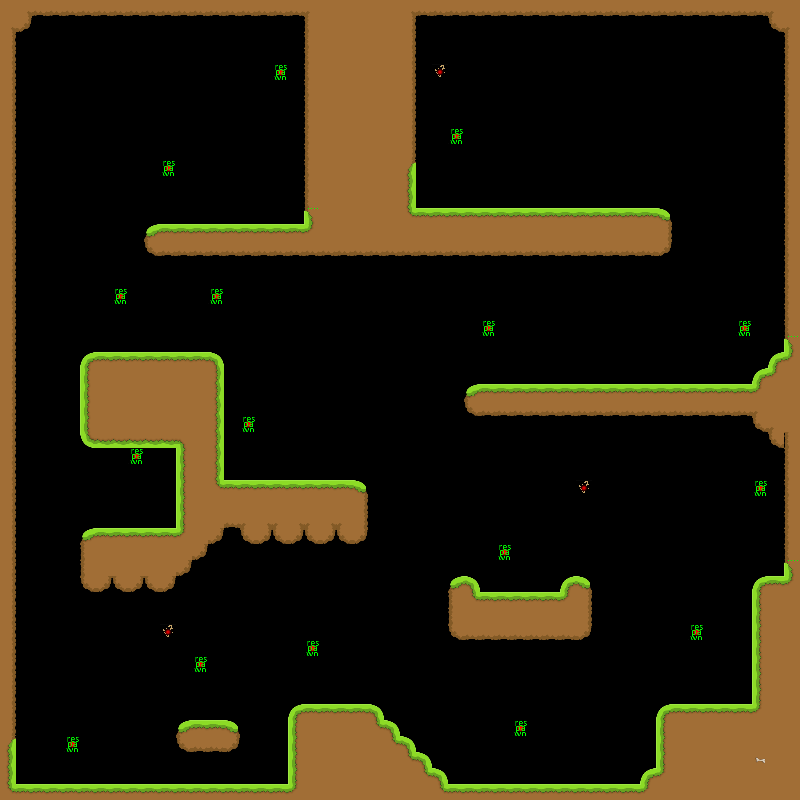

Below is a game level as drawn by its tile map, then a one-line description and the .tmx that defines it (tile-layer data replaced by summaries):
An orthogonal 50x50 tile map with 16x16 px tiles, 1 tile layer (Ebene 1).

<map version="1.0" orientation="orthogonal" width="50" height="50" tilewidth="16" tileheight="16">
 <tileset firstgid="1" name="tiles" tilewidth="16" tileheight="16">
  <image source="../tiles/tiles_editor.png" />
  <tile id="0">
   <properties>
    <property name="respawn" value="0" />
    <property name="solid" value="0" />
   </properties>
  </tile>
  <tile id="1">
   <properties>
    <property name="respawn" value="0" />
    <property name="solid" value="1" />
   </properties>
  </tile>
  <tile id="2">
   <properties>
    <property name="respawn" value="0" />
    <property name="solid" value="1" />
   </properties>
  </tile>
  <tile id="3">
   <properties>
    <property name="respawn" value="0" />
    <property name="solid" value="1" />
   </properties>
  </tile>
  <tile id="4">
   <properties>
    <property name="respawn" value="0" />
    <property name="solid" value="1" />
   </properties>
  </tile>
  <tile id="5">
   <properties>
    <property name="respawn" value="0" />
    <property name="solid" value="1" />
   </properties>
  </tile>
  <tile id="6">
   <properties>
    <property name="respawn" value="1" />
    <property name="solid" value="0" />
   </properties>
  </tile>
  <tile id="7">
   <properties>
    <property name="respawn" value="0" />
    <property name="solid" value="1" />
   </properties>
  </tile>
  <tile id="8">
   <properties>
    <property name="respawn" value="0" />
    <property name="solid" value="1" />
   </properties>
  </tile>
  <tile id="9">
   <properties>
    <property name="respawn" value="0" />
    <property name="solid" value="1" />
   </properties>
  </tile>
  <tile id="10">
   <properties>
    <property name="respawn" value="0" />
    <property name="solid" value="1" />
   </properties>
  </tile>
  <tile id="11">
   <properties>
    <property name="respawn" value="0" />
    <property name="solid" value="1" />
   </properties>
  </tile>
  <tile id="12">
   <properties>
    <property name="respawn" value="0" />
    <property name="solid" value="1" />
   </properties>
  </tile>
  <tile id="13">
   <properties>
    <property name="respawn" value="0" />
    <property name="solid" value="1" />
   </properties>
  </tile>
  <tile id="14">
   <properties>
    <property name="respawn" value="0" />
    <property name="solid" value="1" />
   </properties>
  </tile>
  <tile id="15">
   <properties>
    <property name="respawn" value="0" />
    <property name="solid" value="1" />
   </properties>
  </tile>
  <tile id="16">
   <properties>
    <property name="respawn" value="0" />
    <property name="solid" value="1" />
   </properties>
  </tile>
  <tile id="17">
   <properties>
    <property name="respawn" value="0" />
    <property name="solid" value="1" />
   </properties>
  </tile>
  <tile id="18">
   <properties>
    <property name="respawn" value="0" />
    <property name="solid" value="1" />
   </properties>
  </tile>
  <tile id="19">
   <properties>
    <property name="respawn" value="0" />
    <property name="solid" value="1" />
   </properties>
  </tile>
  <tile id="20">
   <properties>
    <property name="respawn" value="0" />
    <property name="solid" value="1" />
   </properties>
  </tile>
  <tile id="21">
   <properties>
    <property name="respawn" value="0" />
    <property name="solid" value="1" />
   </properties>
  </tile>
  <tile id="22">
   <properties>
    <property name="respawn" value="0" />
    <property name="solid" value="1" />
   </properties>
  </tile>
  <tile id="23">
   <properties>
    <property name="respawn" value="0" />
    <property name="solid" value="1" />
   </properties>
  </tile>
  <tile id="24">
   <properties>
    <property name="respawn" value="0" />
    <property name="solid" value="1" />
   </properties>
  </tile>
  <tile id="25">
   <properties>
    <property name="respawn" value="0" />
    <property name="solid" value="1" />
   </properties>
  </tile>
  <tile id="26">
   <properties>
    <property name="respawn" value="0" />
    <property name="solid" value="1" />
   </properties>
  </tile>
  <tile id="27">
   <properties>
    <property name="respawn" value="0" />
    <property name="solid" value="1" />
   </properties>
  </tile>
  <tile id="28">
   <properties>
    <property name="respawn" value="0" />
    <property name="solid" value="1" />
   </properties>
  </tile>
  <tile id="29">
   <properties>
    <property name="respawn" value="0" />
    <property name="solid" value="1" />
   </properties>
  </tile>
  <tile id="30">
   <properties>
    <property name="respawn" value="0" />
    <property name="solid" value="1" />
   </properties>
  </tile>
  <tile id="31">
   <properties>
    <property name="respawn" value="0" />
    <property name="solid" value="1" />
   </properties>
  </tile>
  <tile id="32">
   <properties>
    <property name="respawn" value="0" />
    <property name="solid" value="1" />
   </properties>
  </tile>
  <tile id="33">
   <properties>
    <property name="respawn" value="0" />
    <property name="solid" value="0" />
    <property name="upgrade" value="life" />
   </properties>
  </tile>
  <tile id="34">
   <properties>
    <property name="respawn" value="0" />
    <property name="solid" value="0" />
   </properties>
  </tile>
  <tile id="35">
   <properties>
    <property name="respawn" value="0" />
    <property name="solid" value="1" />
   </properties>
  </tile>
  <tile id="36">
   <properties>
    <property name="respawn" value="0" />
    <property name="solid" value="1" />
   </properties>
  </tile>
  <tile id="37">
   <properties>
    <property name="respawn" value="0" />
    <property name="solid" value="0" />
   </properties>
  </tile>
  <tile id="38">
   <properties>
    <property name="respawn" value="0" />
    <property name="solid" value="0" />
   </properties>
  </tile>
  <tile id="39">
   <properties>
    <property name="respawn" value="0" />
    <property name="solid" value="0" />
   </properties>
  </tile>
  <tile id="40">
   <properties>
    <property name="respawn" value="0" />
    <property name="solid" value="0" />
   </properties>
  </tile>
  <tile id="41">
   <properties>
    <property name="respawn" value="0" />
    <property name="solid" value="0" />
   </properties>
  </tile>
 </tileset>
 <layer name="Ebene 1" width="50" height="50">
  <data>[2500 cells, 706 non-empty, 25 distinct tile ids]</data>
 </layer>
</map>
